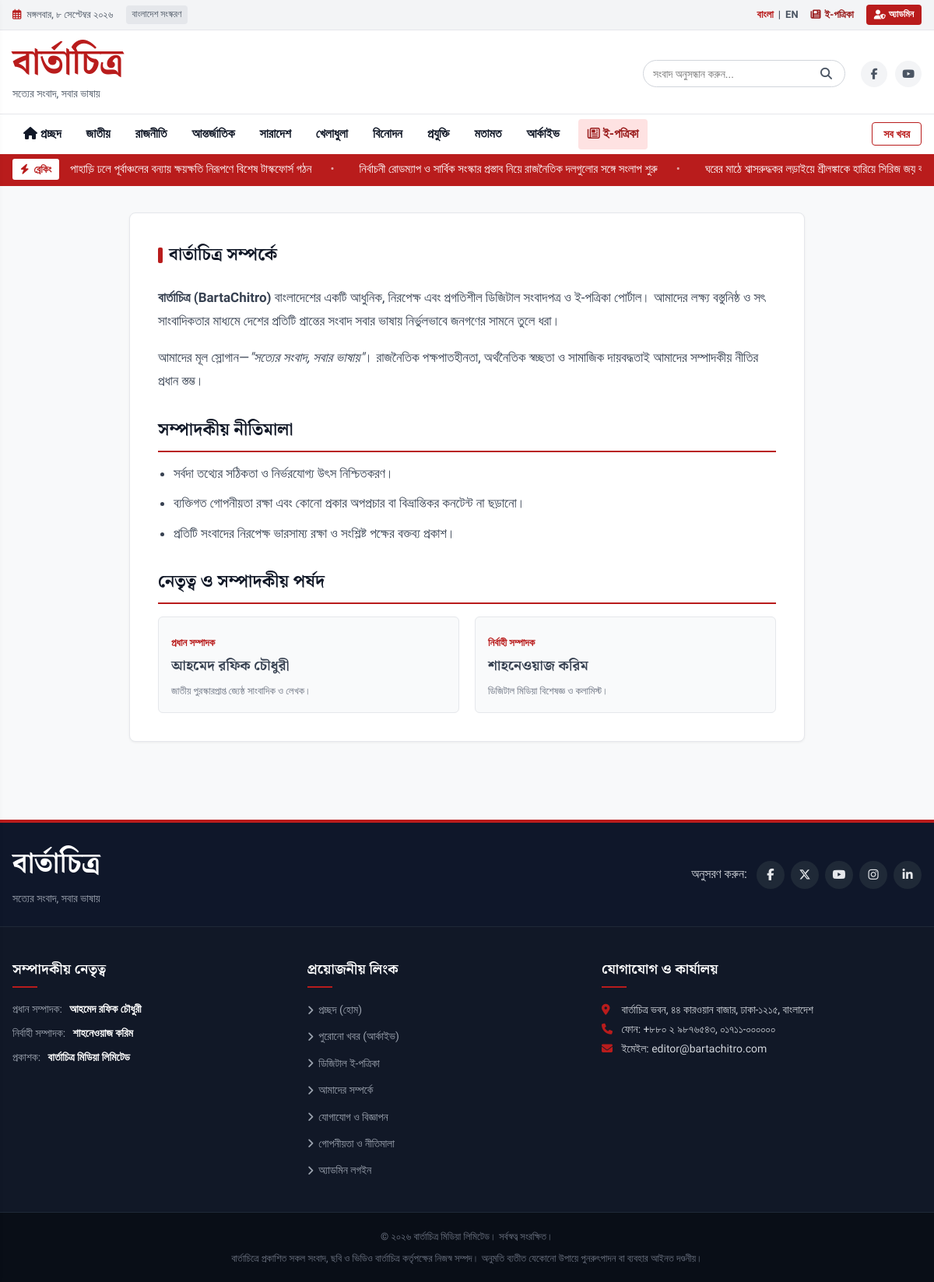
Page /about.php on the committed database.
### tables this page shows
CREATE TABLE IF NOT EXISTS `categories` (
  `id` INT UNSIGNED NOT NULL AUTO_INCREMENT,
  `name` VARCHAR(100) NOT NULL,
  `slug` VARCHAR(100) NOT NULL UNIQUE,
  `name_en` VARCHAR(100) NOT NULL,
  `description` TEXT DEFAULT NULL,
  `display_order` INT NOT NULL DEFAULT 0,
  `status` ENUM('active', 'inactive') NOT NULL DEFAULT 'active',
  `created_at` DATETIME NOT NULL DEFAULT CURRENT_TIMESTAMP,
  PRIMARY KEY (`id`)
);

CREATE TABLE IF NOT EXISTS `news` (
  `id` INT UNSIGNED NOT NULL AUTO_INCREMENT,
  `category_id` INT UNSIGNED NOT NULL,
  `author_id` INT UNSIGNED DEFAULT 1,
  `author_name` VARCHAR(100) NOT NULL DEFAULT 'বার্তাচিত্র ডেস্ক',
  `title` VARCHAR(255) NOT NULL,
  `slug` VARCHAR(255) NOT NULL UNIQUE,
  `summary` TEXT NOT NULL,
  `content` LONGTEXT NOT NULL,
  `featured_image` VARCHAR(255) NOT NULL,
  `image_caption` VARCHAR(255) DEFAULT NULL,
  `video_url` VARCHAR(500) DEFAULT NULL,
  `status` ENUM('published', 'draft', 'archived') NOT NULL DEFAULT 'published',
  `is_featured` TINYINT(1) NOT NULL DEFAULT 0,
  `is_breaking` TINYINT(1) NOT NULL DEFAULT 0,
  `views` INT UNSIGNED NOT NULL DEFAULT 0,
  `published_at` DATETIME NOT NULL DEFAULT CURRENT_TIMESTAMP,
  `created_at` DATETIME NOT NULL DEFAULT CURRENT_TIMESTAMP,
  `updated_at` DATETIME DEFAULT CURRENT_TIMESTAMP ON UPDATE CURRENT_TIMESTAMP,
  `seo_title` VARCHAR(255) DEFAULT NULL,
  `seo_description` TEXT DEFAULT NULL,
  `seo_keywords` VARCHAR(255) DEFAULT NULL,
  PRIMARY KEY (`id`),
  KEY `idx_category` (`category_id`),
  KEY `idx_status_published` (`status`, `published_at`),
  KEY `idx_is_featured` (`is_featured`),
  KEY `idx_is_breaking` (`is_breaking`),
  CONSTRAINT `fk_news_category` FOREIGN KEY (`category_id`) REFERENCES `categories` (`id`) ON DELETE CASCADE
);

### includes/functions.php (called while the page is built, shortened)
<?php
function getCategories(): array {
    static $cats = null;
    if ($cats === null) {
        try {
            $db = getDB();
            $stmt = $db->query("SELECT * FROM `categories` WHERE `status` = 'active' ORDER BY `display_order` ASC");
            $cats = $stmt->fetchAll();
        } catch (Exception $e) {
            $cats = [];
        }
    }
    return $cats;
}
function getBreakingNews(int $limit = 5): array {
    try {
        $db = getDB();
        $stmt = $db->prepare("SELECT id, title, slug, published_at FROM news WHERE status = 'published' AND is_breaking = 1 ORDER BY published_at DESC LIMIT :limit");
        $stmt->bindValue(':limit', $limit, PDO::PARAM_INT);
        $stmt->execute();
        return $stmt->fetchAll();
    } catch (Exception $e) {
        return [];
    }
}
function e(?string $string): string {
    return htmlspecialchars($string ?? '', ENT_QUOTES, 'UTF-8');
}

### includes/breaking-news.php (the view)
<?php
$breakingItems = getBreakingNews(6);
?>
<?php if (!empty($breakingItems)): ?>
<div class="breaking-ticker-wrap">
    <div class="container breaking-inner">
        <div class="breaking-badge">
            <span class="badge-pulse"><i class="fa-solid fa-bolt"></i></span>
            <span class="badge-text">ব্রেকিং</span>
        </div>
        <div class="ticker-content" id="breakingTickerTrack">
            <ul class="ticker-list">
                <?php foreach ($breakingItems as $item): ?>
                    <li class="ticker-item">
                        <a href="<?= BASE_URL ?>/article.php?slug=<?= e($item['slug']) ?>">
                            <?= e($item['title']) ?>
                        </a>
                        <span class="ticker-dot">•</span>
                    </li>
                <?php endforeach; ?>
            </ul>
        </div>
    </div>
</div>
<?php endif; ?>

### includes/navbar.php
<?php
$currentCategorySlug = $_GET['slug'] ?? '';
$currentPage = basename($_SERVER['PHP_SELF'], '.php');
?>
<nav class="main-navbar" id="mainNavbar">
    <div class="container navbar-inner">
        <ul class="nav-links">
            <li class="<?= ($currentPage === 'index' && empty($currentCategorySlug)) ? 'active' : '' ?>">
                <a href="<?= BASE_URL ?>/" title="হোম"><i class="fa-solid fa-house"></i> প্রচ্ছদ</a>
            </li>
            <?php foreach ($categories as $cat): ?>
                <li class="<?= ($currentCategorySlug === $cat['slug']) ? 'active' : '' ?>">
                    <a href="<?= BASE_URL ?>/category.php?slug=<?= e($cat['slug']) ?>">
                        <?= e($cat['name']) ?>
                    </a>
                </li>
            <?php endforeach; ?>
            <li class="<?= ($currentPage === 'archive') ? 'active' : '' ?>">
                <a href="<?= BASE_URL ?>/archive.php">আর্কাইভ</a>
            </li>
            <li class="nav-epaper <?= ($currentPage === 'epaper') ? 'active' : '' ?>">
                <a href="<?= BASE_URL ?>/epaper.php"><i class="fa-regular fa-newspaper"></i> ই-পত্রিকা</a>
            </li>
        </ul>
        <div class="nav-secondary-action">
            <a href="<?= BASE_URL ?>/category.php?slug=all" class="nav-all-news">সব খবর</a>
        </div>
    </div>
</nav>

### assets/css/style.css (style rules this page uses)
:root { --primary-red: #b91c1c; --dark-red: #991b1b; --deep-red: #7f1d1d; --accent-gold: #f59e0b; --text-main: #111827; --text-muted: #4b5563; --text-light: #9ca3af; --bg-page: #f8f9fa; --bg-card: #ffffff; --border-color: #e5e7eb; --border-dark: #d1d5db; --font-display: 'Noto Serif Bengali', serif; --font-ui: 'Hind Siliguri', -apple-system, BlinkMacSystemFont, sans-serif; --shadow-sm: 0 1px 3px rgba(0,0,0,0.06); --shadow-md: 0 4px 6px -1px rgba(0,0,0,0.08); --max-width: 1240px; }
*, *::before, *::after { box-sizing: border-box; margin: 0; padding: 0; }
body { font-family: var(--font-ui); background-color: var(--bg-page); color: var(--text-main); line-height: 1.65; font-size: 16px; -webkit-font-smoothing: antialiased; }
a { color: inherit; text-decoration: none; transition: color 0.2s ease; }
.container { width: 100%; max-width: var(--max-width); margin-left: auto; margin-right: auto; padding-left: 16px; padding-right: 16px; }
.main-navbar { background: #ffffff; border-top: 1px solid var(--border-color); }
.navbar-inner { display: flex; justify-content: space-between; align-items: center; }
.nav-links { list-style: none; display: flex; align-items: center; flex-wrap: wrap; gap: 4px; }
.nav-links li a { display: block; padding: 12px 14px; font-size: 16px; font-weight: 600; color: var(--text-main); position: relative; }
.nav-links li.nav-epaper a { color: var(--dark-red); background: #fee2e2; border-radius: 4px; margin-left: 6px; padding: 6px 12px; }
.nav-all-news { font-size: 14px; font-weight: 600; color: var(--primary-red); border: 1px solid var(--primary-red); padding: 6px 14px; border-radius: 4px; transition: all 0.2s; }
.breaking-ticker-wrap { background-color: var(--primary-red); color: #ffffff; padding: 6px 0; overflow: hidden; }
.breaking-inner { display: flex; align-items: center; gap: 14px; }
.breaking-badge { background: #ffffff; color: var(--primary-red); font-weight: 800; font-size: 13px; padding: 3px 10px; border-radius: 3px; display: flex; align-items: center; gap: 6px; white-space: nowrap; flex-shrink: 0; }
.badge-pulse i { color: var(--primary-red); animation: pulse 1.5s infinite; }
.ticker-content { overflow: hidden; position: relative; width: 100%; }
.ticker-list { display: flex; list-style: none; white-space: nowrap; animation: ticker-scroll 28s linear infinite; }
.ticker-item { display: inline-flex; align-items: center; font-size: 15px; font-weight: 500; padding-right: 32px; }
.ticker-item a { color: #ffffff; }
.ticker-dot { margin-left: 24px; color: rgba(255,255,255,0.6); }

### rows in the picture
categories: name "জাতীয়"
categories: name "রাজনীতি"
categories: name "আন্তর্জাতিক"
categories: name "সারাদেশ"
categories: name "খেলাধুলা"
categories: name "বিনোদন"
categories: name "প্রযুক্তি"
categories: name "মতামত"
news: title "পাহাড়ি ঢলে পূর্বাঞ্চলের বন্যায় ক্ষয়ক্ষতি নিরূপণে বিশেষ টাস্কফোর্স গঠন"
news: title "নির্বাচনী রোডম্যাপ ও সার্বিক সংস্কার প্রস্তাব নিয়ে রাজনৈতিক দলগুলোর সঙ্গে সংলাপ শুরু"
news: title "ঘরের মাঠে শ্বাসরুদ্ধকর লড়াইয়ে শ্রীলঙ্কাকে হারিয়ে সিরিজ জয়…"

### other values in the picture
$currentDateBn "মঙ্গলবার, ৮ সেপ্টেম্বর ২০২৬"
getSetting('tagline', APP_TAGLINE) "সত্যের সংবাদ, সবার ভাষায়"
getSetting('editor_name', 'আহমেদ রফিক চৌধুরী') "আহমেদ রফিক চৌধুরী"
getSetting('executive_editor', 'শাহনেওয়াজ করিম') "শাহনেওয়াজ করিম"
getSetting('phone', '+৮৮০ ২ ৯৮৭৬৫৪৩') "+৮৮০ ২ ৯৮৭৬৫৪৩, ০১৭১১-০০০০০০"
getSetting('email', 'editor@bartachitro.com') "editor@bartachitro.com"
